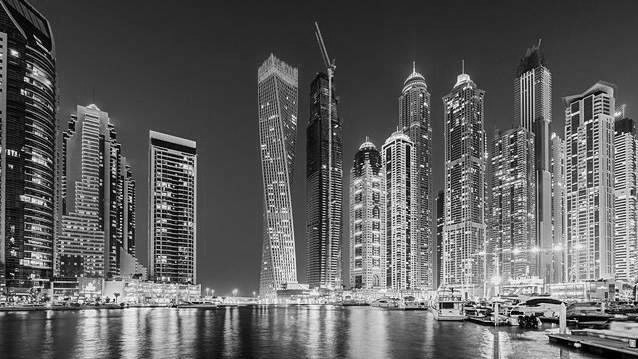
#> input picture img.png, 638 x 359 px
$ python filtersCV.py
#> lines starting #> are read from the running program, lines starting #| are printed output that depends on the picture; after the words box and inside, x2 and y2 are one past the last pixel; in counts of white or black regions, pixels touching at a corner belong together
import cv2 as cv


img = cv.imread('img.png')
#> img is the input picture: shape (359, 638, 3); min 0, max 255, mean 94.2
cv.imshow('Casa', img)

# Grey image
grey_img = cv.cvtColor(img, cv.COLOR_BGR2GRAY)
cv.imshow('cinza', grey_img)

# Gaussian blur

gaussian_img = cv.GaussianBlur(grey_img, (5,5), cv.BORDER_DEFAULT)
cv.imshow('Gaussian blur', gaussian_img)

# Sobel X e Y

sobelX_img = cv.Sobel(gaussian_img, cv.CV_64F, 1, 0, 5)
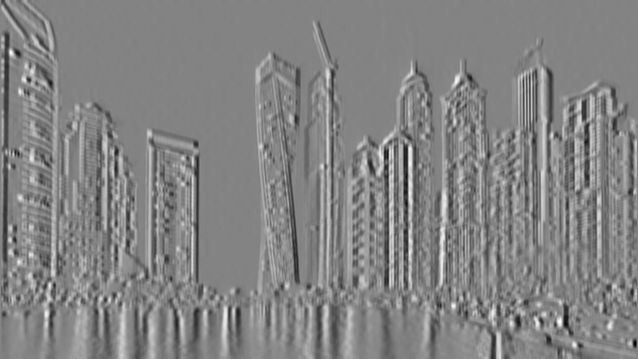
#> sobelX_img: shape (359, 638) float64; min -300, max 282, mean 0.2; drawn with min black and max white
sobelY_img = cv.Sobel(gaussian_img, cv.CV_64F, 0, 1, 5)
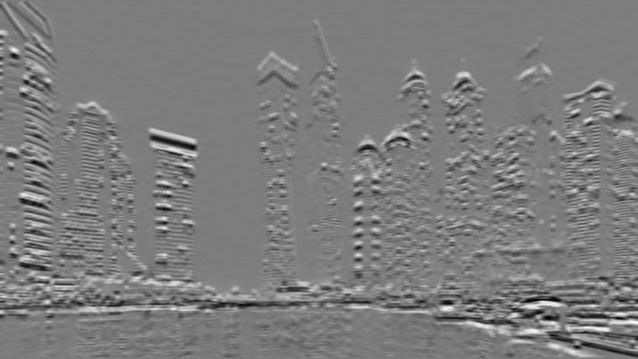
#> sobelY_img: shape (359, 638) float64; min -301, max 315, mean 1.2; drawn with min black and max white

cv.imshow('Sobel X', sobelX_img)
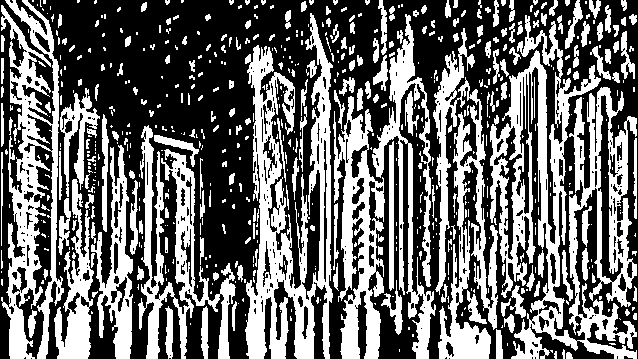
#> window 'Sobel X': shape (359, 638); 41.2% white; 631 white regions (418 under 20 px), largest, box (x1, y1, x2, y2) and area: (490, 15, 637, 359) 18797, (245, 13, 333, 359) 13021, (1, 0, 64, 359) 9272
cv.imshow('Sobel Y', sobelY_img)
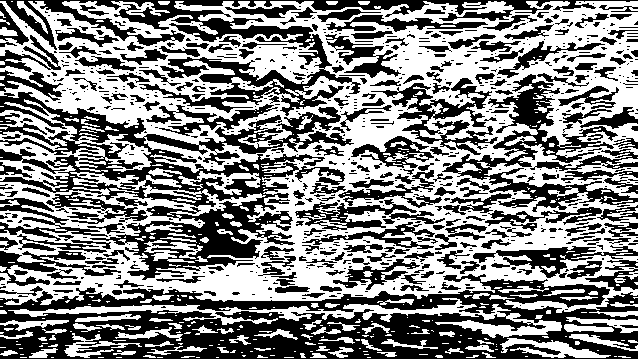
#> window 'Sobel Y': shape (359, 638); 51.9% white; 795 black regions (540 under 20 px), largest, box (x1, y1, x2, y2) and area: (0, 274, 638, 359) 28015, (0, 92, 354, 280) 18715, (0, 0, 638, 116) 11957

# Laplacian

laplacian = cv.Laplacian(gaussian_img, cv.CV_64F)
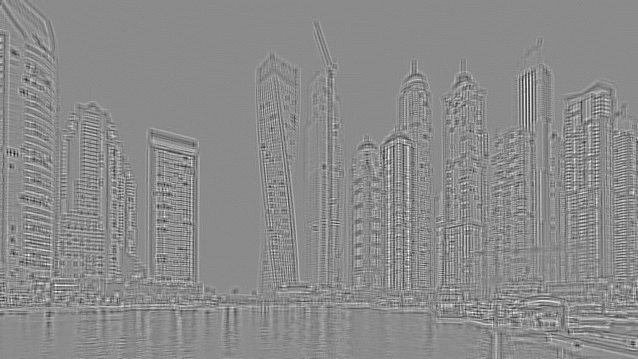
#> laplacian: shape (359, 638) float64; min -83, max 69, mean 0; drawn with min black and max white
cv.imshow('Laplacian', laplacian)
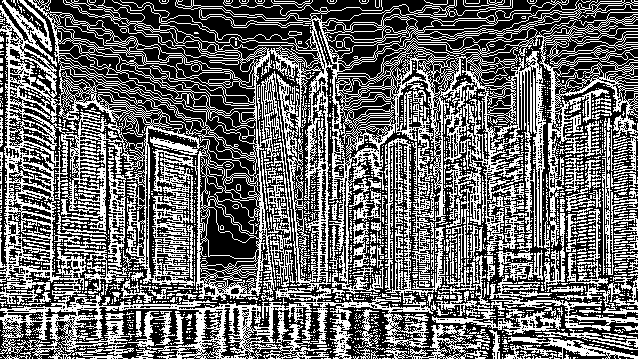
#> window 'Laplacian': shape (359, 638); 41.5% white in thin lines or dots

# Canny
canny = cv.Canny(gaussian_img, 50, 150)
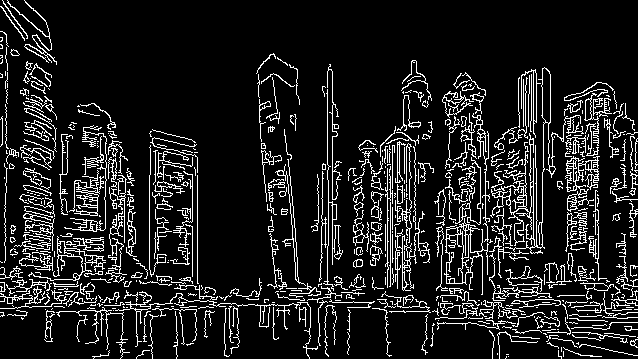
#> canny: shape (359, 638); 12.1% white in thin lines or dots
cv.imshow('Canny', canny)


cv.waitKey(0)
cv.destroyAllWindows
